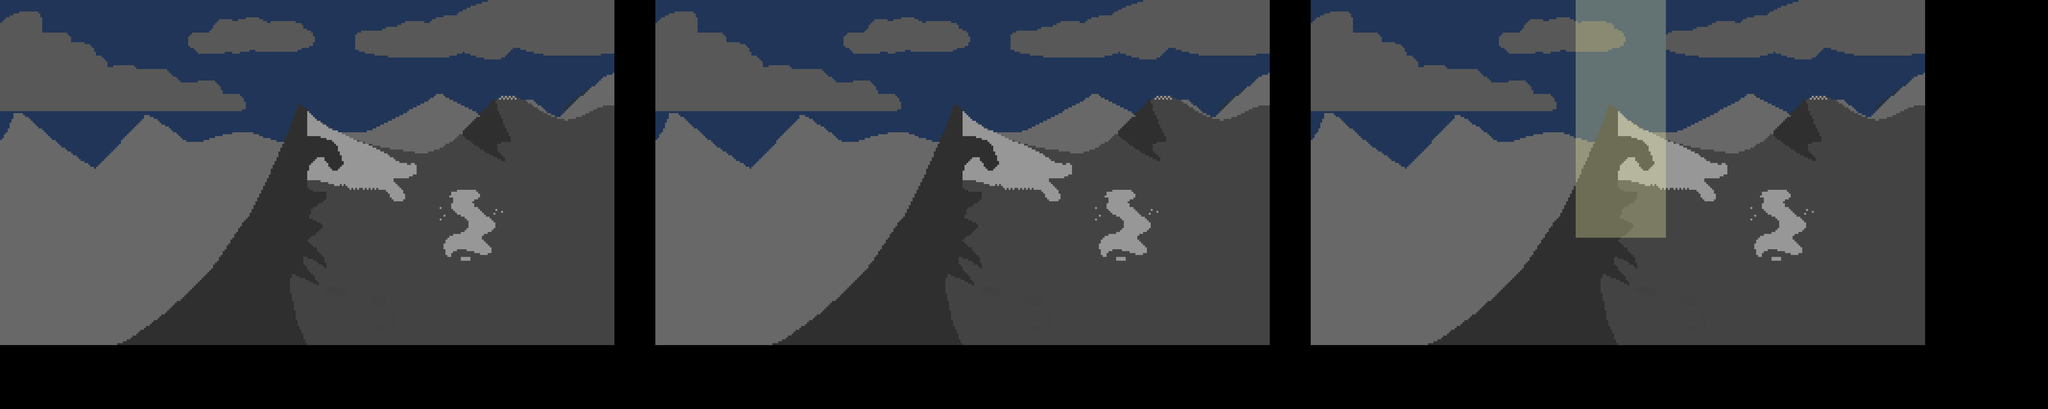

Below is a game level as drawn by its tile map, then a one-line description and the .tmx that defines it (tile-layer data replaced by summaries):
An orthogonal 100x20 tile map with 64x64 px tiles, 1 tile layer (Tile Layer 1), 3 image layers and 47 objects (4x windCurrent, 3x spike, 3x cameraSwitch, level 1, level 3, ...).

<map version="1.9" tiledversion="1.9.2" orientation="orthogonal" renderorder="right-down" width="100" height="20" tilewidth="64" tileheight="64" infinite="0" nextlayerid="8" nextobjectid="54">
 <tileset firstgid="1" source="V4.tsx" />
 <imagelayer id="3" name="Image Layer 1">
  <image source="backgrounds/mountain/mountainstage1980x1080.png" width="1920" height="1080" />
 </imagelayer>
 <imagelayer id="4" name="Copy of Image Layer 1" offsetx="2048" offsety="0">
  <image source="backgrounds/mountain/mountainstage1980x1080.png" width="1920" height="1080" />
 </imagelayer>
 <imagelayer id="7" name="Image Layer 3" offsetx="4096" offsety="0">
  <image source="backgrounds/mountain/beamMountain.png" width="1920" height="1080" />
 </imagelayer>
 <layer id="1" name="Tile Layer 1" width="100" height="20">
  <data>[2000 cells, 522 non-empty, 5 distinct tile ids]</data>
 </layer>
 <objectgroup id="2" name="Levels">
  <object id="1" name="level 1" x="0" y="0" width="1920" height="1080" />
  <object id="2" name="level 3" x="4096" y="0" width="1920" height="1080" />
  <object id="3" name="level 2" x="2048" y="0" width="1920" height="1080" />
 </objectgroup>
 <objectgroup id="6" name="Object Layer 1">
  <object id="4" name="windCurrent" x="256" y="512" width="192" height="448" />
  <object id="5" name="shinyRaindrop" x="704" y="448" width="64" height="64" />
  <object id="6" name="windCurrent" x="1472" y="313.245" width="144" height="655.208" />
  <object id="7" name="windCurrent" x="3264" y="320" width="384" height="640" />
  <object id="8" name="spike" x="192" y="960" width="1728" height="64" />
  <object id="9" name="spike" x="2368" y="960" width="256" height="64" />
  <object id="10" name="spike" x="3264" y="896" width="384" height="64" />
  <object id="11" x="0" y="960">
   <polygon points="0,0 192,0 192,128 0,128" />
  </object>
  <object id="12" x="192" y="1024">
   <polygon points="0,0 1728,0 1728,64 0,64" />
  </object>
  <object id="13" x="1152" y="576">
   <polygon points="0,0 0,-64 192,-64 192,0" />
  </object>
  <object id="14" x="1792" y="192">
   <polygon points="0,0 0,-64 128,-64 128,0" />
  </object>
  <object id="15" x="2048" y="1088">
   <polygon points="0,0 -64,0 -64,-1088 0,-1088" />
  </object>
  <object id="16" x="2048" y="960">
   <polygon points="0,0 320,0 320,128 0,128" />
  </object>
  <object id="17" x="2368" y="1024">
   <polygon points="0,0 1600,0 1600,64 0,64" />
  </object>
  <object id="18" x="2624" y="1024">
   <polygon points="0,0 0,-64 1344,-64 1344,0" />
  </object>
  <object id="19" x="2752" y="960">
   <polygon points="0,0 0,-64 512,-64 512,0" />
  </object>
  <object id="20" x="2880" y="896">
   <polygon points="0,0 0,-64 384,-64 384,0" />
  </object>
  <object id="21" x="2944" y="832">
   <polygon points="0,0 0,-64 320,-64 320,0" />
  </object>
  <object id="22" x="3008" y="768">
   <polygon points="0,0 0,-64 256,-64 256,0" />
  </object>
  <object id="23" x="3072" y="704">
   <polygon points="0,0 0,-64 192,-64 192,0" />
  </object>
  <object id="24" x="3136" y="640">
   <polygon points="0,0 0,-64 128,-64 128,0 0,0" />
  </object>
  <object id="25" x="3648" y="960">
   <polygon points="0,0 0,-640 128,-640 128,0" />
  </object>
  <object id="26" x="3776" y="960">
   <polygon points="0,0 192,0 192,-704 0,-704" />
  </object>
  <object id="27" x="4032" y="0">
   <polygon points="0,0 64,0 64,1088 0,1088" />
  </object>
  <object id="30" x="1920" y="1024">
   <polygon points="0,0 0,-64 64,-64 64,0" />
  </object>
  <object id="34" name="cameraSwitch" x="1970" y="0" width="64" height="960" />
  <object id="35" name="cameraSwitch" x="4016" y="-2" width="64" height="960" />
  <object id="37" name="windCurrent" x="4928" y="0" width="278" height="640" />
  <object id="38" x="4096" y="960">
   <polygon points="0,0 1920,0 1920,128 0,128" />
  </object>
  <object id="39" x="4480" y="960">
   <polygon points="0,0 0,-64 1152,-64 1152,0" />
  </object>
  <object id="40" x="4544" y="896">
   <polygon points="0,0 0,-64 1024,-64 1024,0" />
  </object>
  <object id="41" x="4608" y="832">
   <polygon points="0,0 0,-64 896,-64 896,0" />
  </object>
  <object id="42" x="4672" y="768">
   <polygon points="0,0 0,-64 768,-64 768,0" />
  </object>
  <object id="43" x="4736" y="704">
   <polygon points="0,0 0,-64 640,-64 640,0" />
  </object>
  <object id="44" x="6016" y="960">
   <polygon points="0,0 0,-960 64,-960 64,0" />
  </object>
  <object id="45" name="cameraSwitch" x="4736" y="0" width="640" height="64" />
  <object id="46" x="0" y="960">
   <polygon points="0,0 0,-960 -64,-960 -64,0" />
  </object>
  <object id="47" x="0" y="0">
   <polygon points="0,0 1984,0 1984,-64 0,-64" />
  </object>
  <object id="48" x="1984" y="0">
   <polygon points="0,0 2048,0 2048,-64 0,-64" />
  </object>
  <object id="49" x="4096" y="0">
   <polygon points="0,0 1984,0 1984,-64 0,-64" />
  </object>
  <object id="50" name="player" x="64" y="832" width="64" height="84" />
  <object id="51" name="mango" x="3456" y="704" width="64" height="64" />
  <object id="52" x="1920" y="192">
   <polygon points="0,0 64,0 64,64 0,64" />
  </object>
  <object id="53" x="3968" y="320">
   <polygon points="0,0 64,0 64,64 0,64 0,0" />
  </object>
 </objectgroup>
</map>
